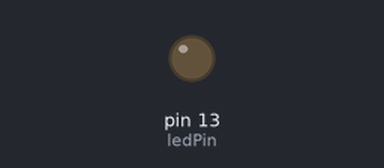
The sketch below on a simulated Arduino Leonardo, built with avr-gcc and run on an emulated ATmega32U4. On the bench: output pins drawn as LEDs (lit = HIGH). Random numbers use the default seed unless the sketch sets one; USB keyboard and mouse output is not drawn.

Above: at 3.1 s.
At 23.56 s:
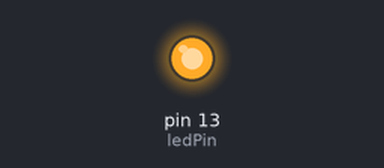
Timing chart, 0 to 25.1 s (numbered marks = the images above):
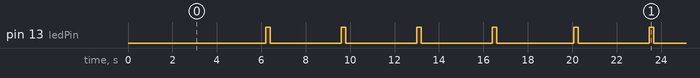

Measured:
- by itself, pin 13 (ledPin): goes 8 × (HIGH 0.20 s, LOW 3.2 s), HIGH 0.20 s, LOW 3.7 s, 26 × (HIGH 0.20 s, LOW 3.5 s), HIGH 0.20 s, then LOW
- by itself, everything shown: repeats every 38.6 s, in 22 steps

The sketch:

Codigo.ino
```cpp
#include "Keyboard.h"  // Biblioteca para simular um teclado USB
#include "Mouse.h"     // Biblioteca para simular um mouse USB

// Definindo os pinos dos LEDs (opcional para feedback visual)
const int ledPin = 13;  // LED para mostrar quando o macro é executado

// Variáveis de controle de tempo
unsigned long previousMillis = 0;  // Tempo da última ação
unsigned long interval = 3000;  // Intervalo de 3 segundos entre as ações do macro

void setup() {
  pinMode(ledPin, OUTPUT);  // Configura o pino do LED como saída
  Keyboard.begin();  // Inicializa a funcionalidade de teclado
  Mouse.begin();  // Inicializa a funcionalidade de mouse
}

void loop() {
  unsigned long currentMillis = millis();  // Obtém o tempo atual

  // Verifica se já passou o tempo para realizar o próximo comando
  if (currentMillis - previousMillis >= interval) {
    previousMillis = currentMillis;  // Atualiza o tempo da última ação

    // Realiza uma série de comandos de teclado e mouse

    // 1. Simula pressionar a tecla "1" (habilidade ou ação)
    Keyboard.press('1');
    delay(100);  // Delay curto para garantir que o jogo reconheça
    Keyboard.release('1');

    // 2. Simula pressionar a tecla "2" (ou outra habilidade)
    Keyboard.press('2');
    delay(100);
    Keyboard.release('2');

    // 3. Simula pressionar a tecla "Q" (habilidade 3)
    Keyboard.press('q');
    delay(100);
    Keyboard.release('q');

    // 4. Simula pressionar a tecla "E" (habilidade 4)
    Keyboard.press('e');
    delay(100);
    Keyboard.release('e');

    // 5. Simula pressionar a tecla "R" (habilidade 5)
    Keyboard.press('r');
    delay(100);
    Keyboard.release('r');

    // 6. Simula pressionar "W" para mover o personagem para frente
    Keyboard.press('w');
    delay(200);  // Simula o personagem se movendo por 200ms
    Keyboard.release('w');

    // 7. Simula pressionar "A" para mover o personagem para a esquerda
    Keyboard.press('a');
    delay(200);
    Keyboard.release('a');

    // 8. Simula pressionar "D" para mover o personagem para a direita
    Keyboard.press('d');
    delay(200);
    Keyboard.release('d');

    // 9. Simula pressionar a tecla "F" para interagir com objetos
    Keyboard.press('f');
    delay(100);
    Keyboard.release('f');

    // 10. Simula pressionar "F1" para ativar uma habilidade ou interação
    Keyboard.press(KEY_F1);
    delay(100);
    Keyboard.release(KEY_F1);

    // 11. Simula um clique do mouse esquerdo (interação no jogo)
    Mouse.click(MOUSE_LEFT);
    delay(200);

    // 12. Simula um clique do mouse direito (para abrir menus ou opções)
    Mouse.click(MOUSE_RIGHT);
    delay(200);

    // 13. Realiza um duplo clique com o botão esquerdo do mouse
    doubleClick();

    // 14. Realiza uma rolagem do mouse (por exemplo, para rolar entre as habilidades ou itens)
    Mouse.move(0, 0, 1);  // Rola para cima
    delay(100);
    Mouse.move(0, 0, -1);  // Rola para baixo
    delay(100);

    // 15. Alterna para a próxima habilidade usando a tecla "Tab"
    Keyboard.press(KEY_TAB);
    delay(100);
    Keyboard.release(KEY_TAB);

    // Feedback com LED (indica que o macro foi executado)
    digitalWrite(ledPin, HIGH);
    delay(200);  // Mantém o LED aceso por 200ms
    digitalWrite(ledPin, LOW);

    // Define o próximo intervalo entre as ações do macro
    interval = random(2000, 4000);  // Intervalo aleatório entre 2 e 4 segundos
  }
}

void doubleClick() {
  for (int i = 0; i < 2; i++) {
    Mouse.press(MOUSE_LEFT);
    delay(300);  // Pequeno atraso para simular um clique duplo
    Mouse.release(MOUSE_LEFT);
    delay(300);  // Pequeno intervalo entre os cliques
  }
}
```
